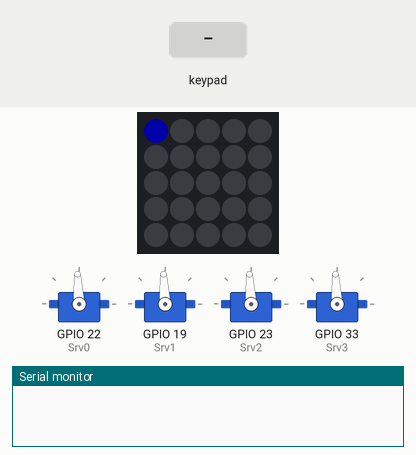
A sketch run on a simulated ESP32. On the bench: 5×5 RGB LED matrix (first LED top left, wired row by row), 4 × servo, the last lines printed to the serial monitor. The test bench sets the inputs (shaded band). Dim RGB values are drawn brighter than linear; servo pulses on a pin are drawn as a servo (544–2400 µs = 0–180°).

Above: at 1.3 s.
1.4 s: key 'L' pressed
At 2.1 s:
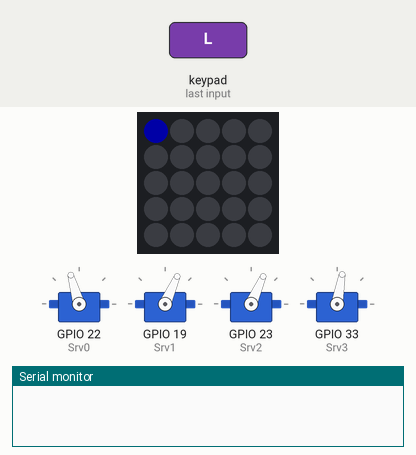
At 2.9 s:
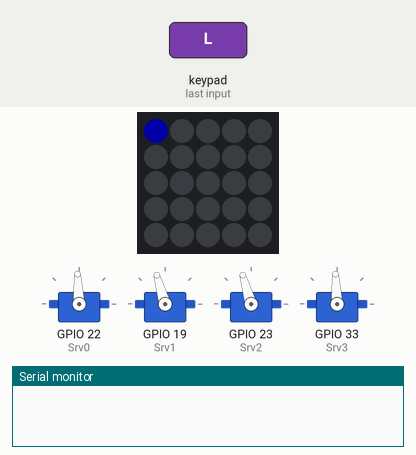
4.4 s: key 'R' pressed
At 5.09 s:
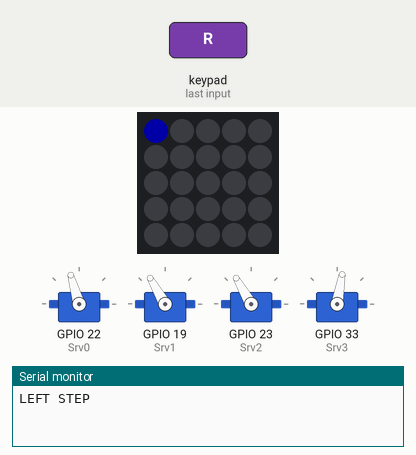
7.3 s: key 'U' pressed
At 8.29 s:
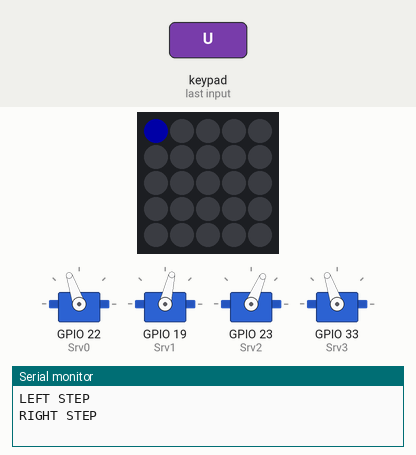
10.3 s: key 'D' pressed
13.3 s: key 'U' pressed
16.3 s: key 'R' pressed
Timing chart, 0 to 20.1 s (numbered marks = the images above; inputs shaded):
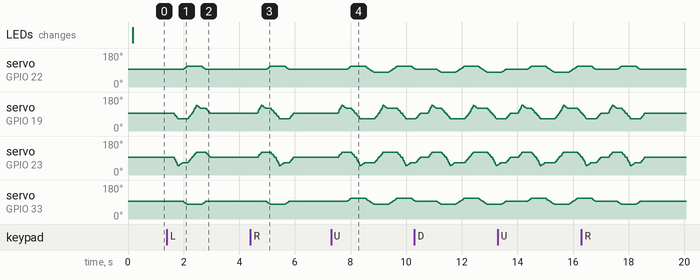

Measured:
- after the input at 1.4 s, servo on GPIO 22 (Srv0): rises from 93° to 109° in 0.14 s, then falls to 93° in 0.66 s
- after the input at 4.4 s, servo on GPIO 22 (Srv0): rises from 93° to 109° in 0.14 s, then falls to 93° in 0.66 s

The sketch:

s3_4axis_Control_dabble.ino
```cpp
#define CUSTOM_SETTINGS
#define INCLUDE_GAMEPAD_MODULE
#include <DabbleESP32.h>

#include "M5Atom.h"

const uint8_t Srv0 = 22; //GPIO Right Leg
const uint8_t Srv1 = 19; //GPIO Right Foot
const uint8_t Srv2 = 23; //GPIO Left Foot
const uint8_t Srv3 = 33; //GPIO Left Leg

const uint8_t srv_CH0 = 0, srv_CH1 = 1, srv_CH2 = 2, srv_CH3 = 3; //チャンネル
const double PWM_Hz = 50;   //PWM周波数
const uint8_t PWM_level = 16; //PWM 16bit(0～65535)

int pulseMIN = 1640;  //0deg 500μsec 50Hz 16bit : PWM周波数(Hz) x 2^16(bit) x PWM時間(μs) / 10^6
int pulseMAX = 8190;  //180deg 2500μsec 50Hz 16bit : PWM周波数(Hz) x 2^16(bit) x PWM時間(μs) / 10^6

int cont_min = 0;
int cont_max = 180;

int angZero[] = {90, 90, 90, 90};
int ang0[4];
int ang1[4];
int ang_b[4];
char ang_c[4];
float ts=150;  //150msごとに次のステップに移る
float td=10;   //10回で分割

// Forward Step
int f_s[19][4]={
  {0,0,0,0},
  {0,40,25,0},
  {0,25,25,0},
  {15,25,25,15},
  {15,0,0,15},
  {15,-25,-40,15},
  {15,-25,-25,15},
  {0,-25,-25,0},
  {-15,-25,-25,-15},
  {-15,0,0,-15},
  {-15,40,25,-15},
  {-15,25,25,-15},
  {0,25,25,0},
  {15,25,25,15},
  {15,0,0,15},
  {15,-25,-40,15},
  {15,-25,-25,15},
  {0,-25,-25,0},
  {0,0,0,0}};

// Back Step
int b_s[19][6]={
  {0,0,0,0},
  {0,40,25,0},
  {0,25,25,0},
  {-15,25,25,-15},
  {-15,0,0,-15},
  {-15,-25,-40,-15},
  {-15,-25,-25,-15},
  {0,-25,-25,0},
  {15,-25,-25,15},
  {15,0,0,15},
  {15,40,25,15},
  {15,25,25,15},
  {0,25,25,0},
  {-15,25,25,-15},
  {-15,0,0,-15},
  {-15,-25,-40,-15},
  {-15,-25,-25,-15},
  {0,-25,-25,0},
  {0,0,0,0}};

// Left Turn_Step
int l_s[9][4]={
  {0,0,0,0},
  {0,-25,-40,0},
  {0,-25,-25,0},
  {15,-25,-25,-15},
  {15,0,0,-15},
  {15,40,25,-15},
  {15,25,25,-15},
  {0,25,25,0},
  {0,0,0,0}};

// Right Turn Step
int r_s[9][4]={
  {0,0,0,0},
  {0,40,25,0},
  {0,25,25,0},
  {15,25,25,-15},
  {15,0,0,-15},
  {15,-25,-40,-15},
  {15,-25,-25,-15},
  {0,-25,-25,0},
  {0,0,0,0}};

void Initial_Value(){  //initial servo angle
  for (int j=0; j <=3 ; j++){
      ang0[j] = angZero[j];
  }
  for (int j=0; j <=3 ; j++){
      ang1[j] = angZero[j];
  }
  servo_set();
}

void Srv_drive(int srv_CH,int SrvAng){
  SrvAng = map(SrvAng, cont_min, cont_max, pulseMIN, pulseMAX);
  ledcWrite(srv_CH, SrvAng);
}

void forward_step()
{
  for (int i=0; i <=18 ; i++){
    for (int j=0; j <=3 ; j++){
      ang1[j] = angZero[j] + f_s[i][j];
    }
  servo_set();
  }
}

void back_step()
{
  for (int i=0; i <=18 ; i++){
    for (int j=0; j <=3 ; j++){
      ang1[j] = angZero[j] + b_s[i][j];
    }
  servo_set();
  }
}

void right_step()
{
  for (int i=0; i <=8 ; i++){
    for (int j=0; j <=3 ; j++){
      ang1[j] = angZero[j] + r_s[i][j];
    }
  servo_set();
  }
}

void left_step()
{
  for (int i=0; i <=8 ; i++){
    for (int j=0; j <=3 ; j++){
      ang1[j] = angZero[j] + l_s[i][j];
    }
  servo_set();
  }
}

void servo_set(){     //線形補完してサーボに指令値を送る関数
  int a[4],b[4];

  for (int j=0; j <=3 ; j++){
      a[j] = ang1[j] - ang0[j];
      b[j] = ang0[j];
      ang0[j] = ang1[j];
  }

  for (int k=0; k <=td ; k++){

      Srv_drive(srv_CH0, a[0]*float(k)/td+b[0]);
      Srv_drive(srv_CH1, a[1]*float(k)/td+b[1]);
      Srv_drive(srv_CH2, a[2]*float(k)/td+b[2]);
      Srv_drive(srv_CH3, a[3]*float(k)/td+b[3]);

      delay(ts/td);
  }
}

void setup() {
  M5.begin(true, false, true); //SerialEnable , I2CEnable , DisplayEnable
  Dabble.begin("M5Atom");       //set bluetooth name of your device

  pinMode(Srv0, OUTPUT);
  pinMode(Srv1, OUTPUT);
  pinMode(Srv2, OUTPUT);
  pinMode(Srv3, OUTPUT);

  //モータのPWMのチャンネル、周波数の設定
  ledcSetup(srv_CH0, PWM_Hz, PWM_level);
  ledcSetup(srv_CH1, PWM_Hz, PWM_level);
  ledcSetup(srv_CH2, PWM_Hz, PWM_level);
  ledcSetup(srv_CH3, PWM_Hz, PWM_level);

  //モータのピンとチャンネルの設定
  ledcAttachPin(Srv0, srv_CH0);
  ledcAttachPin(Srv1, srv_CH1);
  ledcAttachPin(Srv2, srv_CH2);
  ledcAttachPin(Srv3, srv_CH3);

  Initial_Value();

  M5.dis.drawpix(0, 0x000000);  //Dummy
  M5.dis.drawpix(0, 0x0000ff);  //blue 0x0000ff
}

void loop() {
  if ( M5.Btn.wasReleased() ) {
    Initial_Value();
  }

  Dabble.processInput();             //this function is used to refresh data obtained from smartphone.Hence calling this function is mandatory in order to get data properly from your mobile.

    if (GamePad.isUpPressed())
  {
    forward_step();
    Serial.println("FWD");
  }

  if (GamePad.isDownPressed())
  {
    back_step();
    Serial.println("BACK");
  }

  if (GamePad.isLeftPressed())
  {
    left_step();
    Serial.println("LEFT STEP");
  }

  if (GamePad.isRightPressed())
  {
    right_step();
    Serial.println("RIGHT STEP");
  }

  delay(100);
}
```
